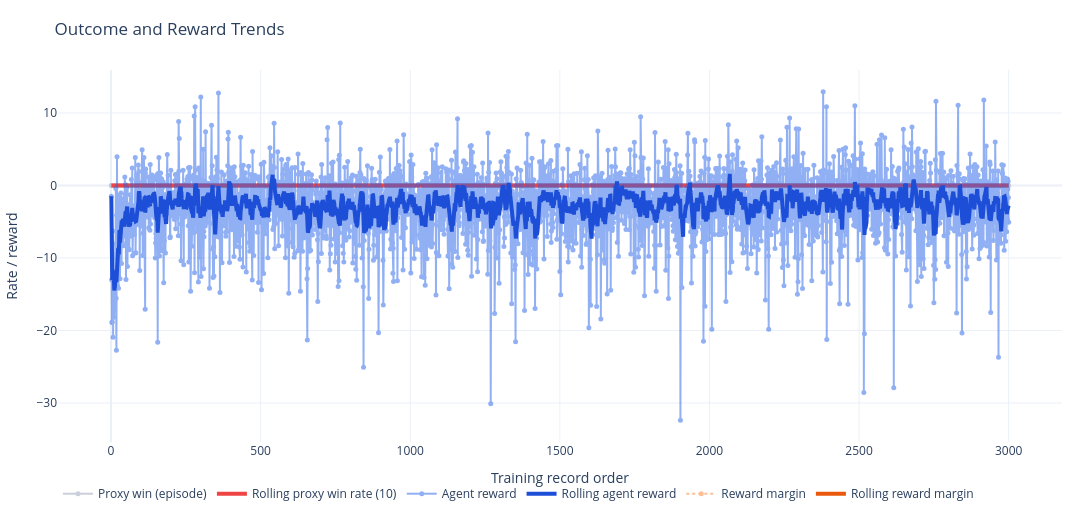

Notebook cell for this chart:
### Code cell
x = summary_df["training_order"]
reward_fig = go.Figure()
reward_fig.add_trace(go.Scatter(x=x, y=summary_df["proxy_win"].astype(float), mode="lines+markers", name="Proxy win (episode)", line=dict(color="#94a3b8", width=2), marker=dict(size=5), opacity=0.5))
reward_fig.add_trace(go.Scatter(x=x, y=summary_df["rolling_proxy_win_rate"], mode="lines", name=f"Rolling proxy win rate ({ROLLING_WINDOW})", line=dict(color="#ef4444", width=4)))
reward_fig.add_trace(go.Scatter(x=x, y=summary_df["agent_rewards"], mode="lines+markers", name="Agent reward", line=dict(color="#2563eb", width=2), marker=dict(size=5), opacity=0.5))
reward_fig.add_trace(go.Scatter(x=x, y=summary_df["rolling_agent_reward"], mode="lines", name="Rolling agent reward", line=dict(color="#1d4ed8", width=4)))
reward_fig.add_trace(go.Scatter(x=x, y=summary_df["agent_reward_margin"], mode="lines+markers", name="Reward margin", line=dict(color="#f97316", width=2, dash="dot"), marker=dict(size=5), opacity=0.45))
reward_fig.add_trace(go.Scatter(x=x, y=summary_df["rolling_reward_margin"], mode="lines", name="Rolling reward margin", line=dict(color="#ea580c", width=4)))
reward_fig.update_layout(title="Outcome and Reward Trends", template="plotly_white", height=520, width=1200, margin=dict(l=40, r=30, t=70, b=40), legend=dict(orientation="h"))
reward_fig.update_xaxes(title_text="Training record order")
reward_fig.update_yaxes(title_text="Rate / reward")
reward_fig.show()

### Figure 1 — Plotly figure (JSON) as saved in the notebook; plotly's stock layout.template omitted (floating-point values rounded to 4 significant figures; data arrays with more than 128 entries replaced by an {"elided": "..."} marker saying what was removed)
{"data": [{"line": {"color": "#94a3b8", "width": 2}, "marker": {"size": 5}, "mode": "lines+markers", "name": "Proxy win (episode)", "opacity": 0.5, "type": "scatter", "x": {"elided": "3000 int values"}, "y": {"elided": "3000 float values"}}, {"line": {"color": "#ef4444", "width": 4}, "mode": "lines", "name": "Rolling proxy win rate (10)", "type": "scatter", "x": {"elided": "3000 int values"}, "y": {"elided": "3000 float values"}}, {"line": {"color": "#2563eb", "width": 2}, "marker": {"size": 5}, "mode": "lines+markers", "name": "Agent reward", "opacity": 0.5, "type": "scatter", "x": {"elided": "3000 int values"}, "y": {"elided": "3000 float values"}}, {"line": {"color": "#1d4ed8", "width": 4}, "mode": "lines", "name": "Rolling agent reward", "type": "scatter", "x": {"elided": "3000 int values"}, "y": {"elided": "3000 float values"}}, {"line": {"color": "#f97316", "dash": "dot", "width": 2}, "marker": {"size": 5}, "mode": "lines+markers", "name": "Reward margin", "opacity": 0.45, "type": "scatter", "x": {"elided": "3000 int values"}, "y": {"elided": "3000 float values"}}, {"line": {"color": "#ea580c", "width": 4}, "mode": "lines", "name": "Rolling reward margin", "type": "scatter", "x": {"elided": "3000 int values"}, "y": {"elided": "3000 float values"}}], "layout": {"height": 520, "legend": {"orientation": "h"}, "margin": {"b": 40, "l": 40, "r": 30, "t": 70}, "title": {"text": "Outcome and Reward Trends"}, "width": 1200, "xaxis": {"title": {"text": "Training record order"}}, "yaxis": {"title": {"text": "Rate / reward"}}}}
